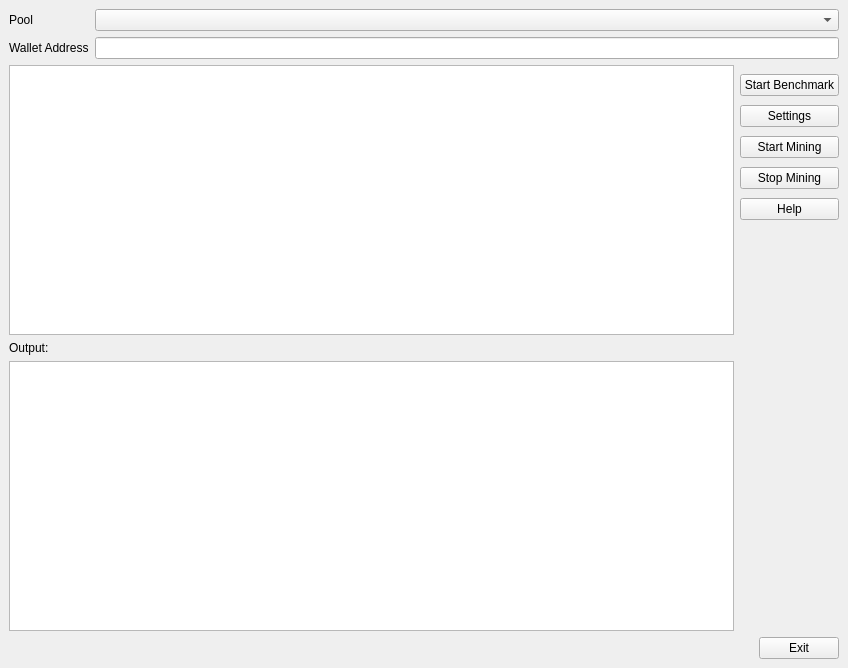
<?xml version="1.0" encoding="UTF-8"?>
<ui version="4.0">
 <class>MiningDialog</class>
 <widget class="QMainWindow" name="MiningDialog">
  <property name="geometry">
   <rect>
    <x>0</x>
    <y>0</y>
    <width>848</width>
    <height>668</height>
   </rect>
  </property>
  <property name="windowTitle">
   <string>MainWindow</string>
  </property>
  <widget class="QWidget" name="MiningDialogWidget">
   <property name="windowTitle">
    <string>Mining details</string>
   </property>
   <layout class="QVBoxLayout" name="verticalLayout">
    <item>
     <layout class="QVBoxLayout" name="mainLayout">
      <item>
       <layout class="QGridLayout" name="miningInputGrid">
        <item row="0" column="0">
         <widget class="QLabel" name="poolLabel">
          <property name="text">
           <string>Pool</string>
          </property>
         </widget>
        </item>
        <item row="0" column="1">
         <widget class="QComboBox" name="poolComboBox"/>
        </item>
        <item row="2" column="0">
         <widget class="QLabel" name="walletLabel">
          <property name="text">
           <string>Wallet Address</string>
          </property>
         </widget>
        </item>
        <item row="2" column="1">
         <widget class="QLineEdit" name="walletInput"/>
        </item>
       </layout>
      </item>
      <item>
       <layout class="QHBoxLayout" name="miningInfoGrid">
        <item>
         <layout class="QVBoxLayout" name="verticalLayout_2">
          <item>
           <widget class="QTableView" name="gpuListView"/>
          </item>
          <item>
           <widget class="QLabel" name="outputLabel">
            <property name="text">
             <string>Output:</string>
            </property>
           </widget>
          </item>
          <item>
           <widget class="QTextBrowser" name="textBrowser"/>
          </item>
         </layout>
        </item>
        <item>
         <layout class="QVBoxLayout" name="controlButtonsLayout">
          <property name="spacing">
           <number>0</number>
          </property>
          <property name="sizeConstraint">
           <enum>QLayout::SetDefaultConstraint</enum>
          </property>
          <item>
           <widget class="QPushButton" name="benchmarkButton">
            <property name="text">
             <string>Start Benchmark</string>
            </property>
           </widget>
          </item>
          <item>
           <widget class="QPushButton" name="settingsButton">
            <property name="text">
             <string>Settings</string>
            </property>
           </widget>
          </item>
          <item>
           <widget class="QPushButton" name="startButton">
            <property name="text">
             <string>Start Mining</string>
            </property>
           </widget>
          </item>
          <item>
           <widget class="QPushButton" name="stopButton">
            <property name="sizePolicy">
             <sizepolicy hsizetype="Minimum" vsizetype="Fixed">
              <horstretch>0</horstretch>
              <verstretch>0</verstretch>
             </sizepolicy>
            </property>
            <property name="text">
             <string>Stop Mining</string>
            </property>
           </widget>
          </item>
          <item>
           <widget class="QPushButton" name="helpButton">
            <property name="sizePolicy">
             <sizepolicy hsizetype="Minimum" vsizetype="Fixed">
              <horstretch>0</horstretch>
              <verstretch>0</verstretch>
             </sizepolicy>
            </property>
            <property name="text">
             <string>Help</string>
            </property>
           </widget>
          </item>
          <item>
           <spacer name="verticalSpacer">
            <property name="orientation">
             <enum>Qt::Vertical</enum>
            </property>
            <property name="sizeType">
             <enum>QSizePolicy::Minimum</enum>
            </property>
            <property name="sizeHint" stdset="0">
             <size>
              <width>20</width>
              <height>400</height>
             </size>
            </property>
           </spacer>
          </item>
         </layout>
        </item>
       </layout>
      </item>
      <item>
       <layout class="QHBoxLayout" name="horizontalLayout_4">
        <item>
         <spacer name="horizontalSpacer">
          <property name="orientation">
           <enum>Qt::Horizontal</enum>
          </property>
          <property name="sizeHint" stdset="0">
           <size>
            <width>40</width>
            <height>20</height>
           </size>
          </property>
         </spacer>
        </item>
        <item>
         <widget class="QPushButton" name="exitButton">
          <property name="text">
           <string>Exit</string>
          </property>
         </widget>
        </item>
       </layout>
      </item>
     </layout>
    </item>
   </layout>
  </widget>
 </widget>
 <resources/>
 <connections/>
</ui>
